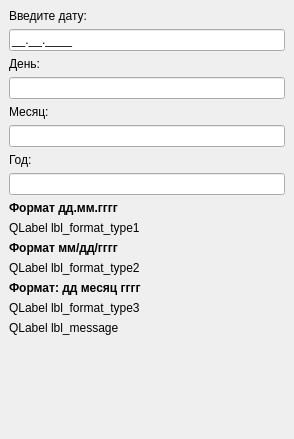
<?xml version="1.0" encoding="UTF-8"?>
<ui version="4.0">
 <class>MainWindow</class>
 <widget class="QMainWindow" name="MainWindow">
  <property name="geometry">
   <rect>
    <x>0</x>
    <y>0</y>
    <width>294</width>
    <height>439</height>
   </rect>
  </property>
  <property name="windowTitle">
   <string>Формат даты</string>
  </property>
  <widget class="QWidget" name="centralwidget">
   <layout class="QVBoxLayout" name="verticalLayout">
    <item>
     <widget class="QLabel" name="label_7">
      <property name="text">
       <string>Введите дату:</string>
      </property>
     </widget>
    </item>
    <item>
     <widget class="QLineEdit" name="le_date">
      <property name="inputMask">
       <string>00.00.0000;_</string>
      </property>
      <property name="placeholderText">
       <string>00.00.0000</string>
      </property>
     </widget>
    </item>
    <item>
     <widget class="QLabel" name="label">
      <property name="text">
       <string>День:</string>
      </property>
     </widget>
    </item>
    <item>
     <widget class="QLineEdit" name="le_day"/>
    </item>
    <item>
     <widget class="QLabel" name="label_2">
      <property name="text">
       <string>Месяц:</string>
      </property>
     </widget>
    </item>
    <item>
     <widget class="QLineEdit" name="le_month"/>
    </item>
    <item>
     <widget class="QLabel" name="label_3">
      <property name="text">
       <string>Год:</string>
      </property>
     </widget>
    </item>
    <item>
     <widget class="QLineEdit" name="le_year"/>
    </item>
    <item>
     <widget class="QLabel" name="label_4">
      <property name="font">
       <font>
        <bold>true</bold>
       </font>
      </property>
      <property name="text">
       <string>Формат дд.мм.гггг</string>
      </property>
     </widget>
    </item>
    <item>
     <widget class="QLabel" name="lbl_format_type1">
      <property name="text">
       <string>QLabel lbl_format_type1</string>
      </property>
     </widget>
    </item>
    <item>
     <widget class="QLabel" name="label_5">
      <property name="font">
       <font>
        <bold>true</bold>
       </font>
      </property>
      <property name="text">
       <string>Формат мм/дд/гггг</string>
      </property>
     </widget>
    </item>
    <item>
     <widget class="QLabel" name="lbl_format_type2">
      <property name="text">
       <string>QLabel lbl_format_type2</string>
      </property>
     </widget>
    </item>
    <item>
     <widget class="QLabel" name="label_6">
      <property name="font">
       <font>
        <bold>true</bold>
       </font>
      </property>
      <property name="text">
       <string>Формат: дд месяц гггг</string>
      </property>
     </widget>
    </item>
    <item>
     <widget class="QLabel" name="lbl_format_type3">
      <property name="text">
       <string>QLabel lbl_format_type3</string>
      </property>
     </widget>
    </item>
    <item>
     <widget class="QLabel" name="lbl_message">
      <property name="text">
       <string>QLabel lbl_message</string>
      </property>
     </widget>
    </item>
    <item>
     <spacer name="verticalSpacer">
      <property name="orientation">
       <enum>Qt::Vertical</enum>
      </property>
      <property name="sizeHint" stdset="0">
       <size>
        <width>20</width>
        <height>40</height>
       </size>
      </property>
     </spacer>
    </item>
   </layout>
  </widget>
 </widget>
 <resources/>
 <connections/>
</ui>
